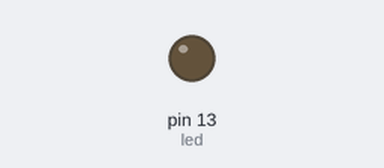
This sketch was run on a simulated Arduino Uno, built with avr-gcc and run on an emulated ATmega328P. On the bench: output pins drawn as LEDs (lit = HIGH).

Above: at 0.05 s.
At 1.05 s:
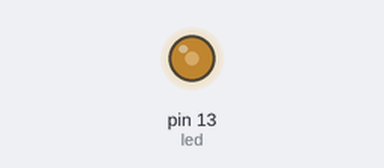
At 2.1 s:
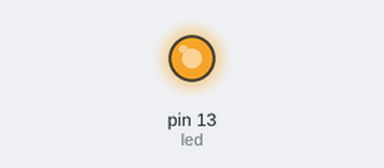
At 4.15 s:
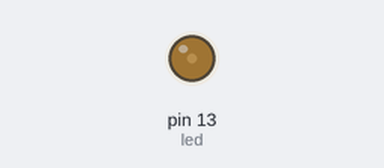
Timing chart, 0 to 7.2 s (numbered marks = the images above):
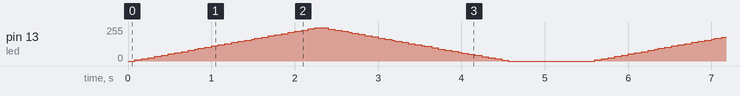

The sketch:

pulse_width_multiplexing.ino
```cpp
/*
  PWM - Showing off Pulse Width Multiplexing
 */

// Pin 13 has an LED connected on most Arduino boards.
// give it a name:
int led = 13;
int interval = 1500 ;

// the setup routine runs once when you press reset:
void setup() {
  // initialize the digital pin as an output.
  pinMode(led, OUTPUT);
}

// the loop routine runs over and over again forever:
void loop() {
  for ( int i = 1 ; i < interval ; i++ ) {
    int j = interval - i ;
    digitalWrite(led, HIGH);   // turn the LED on (HIGH is the voltage level)
    delayMicroseconds(i);               // wait for a second
    digitalWrite(led, LOW);    // turn the LED off by making the voltage LOW
    delayMicroseconds(j);               // wait for a second
  }
  for ( int i = 1 ; i < interval ; i++ ) {
    int j = interval - i ;
    digitalWrite(led, HIGH);   // turn the LED on (HIGH is the voltage level)
    delayMicroseconds(j);               // wait for a second
    digitalWrite(led, LOW);    // turn the LED off by making the voltage LOW
    delayMicroseconds(i);               // wait for a second
  }
 delay(1000);
}
```
